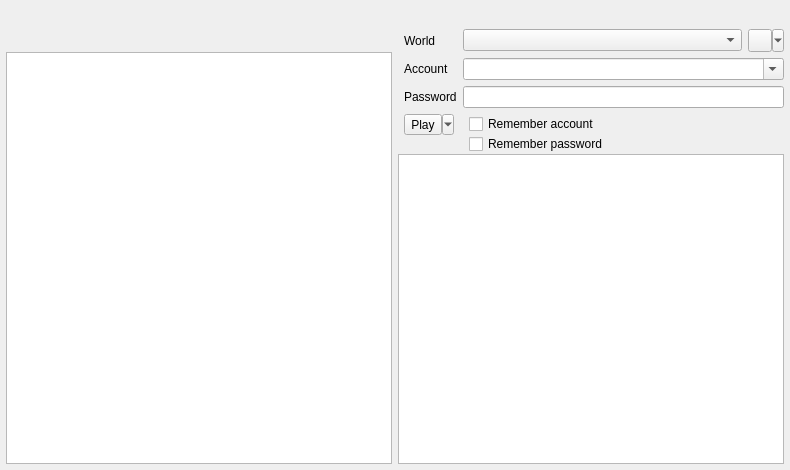
<?xml version="1.0" encoding="UTF-8"?>
<ui version="4.0">
 <class>winMain</class>
 <widget class="FramelessQMainWindowWithStylePreview" name="winMain">
  <property name="geometry">
   <rect>
    <x>0</x>
    <y>0</y>
    <width>790</width>
    <height>470</height>
   </rect>
  </property>
  <property name="unifiedTitleAndToolBarOnMac">
   <bool>false</bool>
  </property>
  <widget class="QWidget" name="centralwidget">
   <layout class="QVBoxLayout" name="verticalLayout_4">
    <property name="spacing">
     <number>3</number>
    </property>
    <property name="leftMargin">
     <number>6</number>
    </property>
    <property name="topMargin">
     <number>3</number>
    </property>
    <property name="rightMargin">
     <number>6</number>
    </property>
    <property name="bottomMargin">
     <number>6</number>
    </property>
    <item>
     <layout class="QHBoxLayout" name="layoutTopButtons">
      <property name="spacing">
       <number>2</number>
      </property>
      <property name="leftMargin">
       <number>0</number>
      </property>
      <property name="topMargin">
       <number>0</number>
      </property>
      <property name="rightMargin">
       <number>0</number>
      </property>
      <property name="bottomMargin">
       <number>0</number>
      </property>
      <item>
       <widget class="NoOddSizesQToolButton" name="btnOptions">
        <property name="focusPolicy">
         <enum>Qt::FocusPolicy::ClickFocus</enum>
        </property>
        <property name="toolTip">
         <string>Settings</string>
        </property>
        <property name="autoRaise">
         <bool>true</bool>
        </property>
        <property name="qssClass" stdset="0">
         <stringlist>
          <string>icon-lg</string>
         </stringlist>
        </property>
       </widget>
      </item>
      <item>
       <widget class="NoOddSizesQToolButton" name="btnAddonManager">
        <property name="focusPolicy">
         <enum>Qt::FocusPolicy::ClickFocus</enum>
        </property>
        <property name="toolTip">
         <string>Addon manager</string>
        </property>
        <property name="autoRaise">
         <bool>true</bool>
        </property>
        <property name="qssClass" stdset="0">
         <stringlist>
          <string>icon-lg</string>
         </stringlist>
        </property>
       </widget>
      </item>
      <item>
       <spacer name="horizontalSpacer">
        <property name="orientation">
         <enum>Qt::Orientation::Horizontal</enum>
        </property>
        <property name="sizeHint" stdset="0">
         <size>
          <width>40</width>
          <height>20</height>
         </size>
        </property>
       </spacer>
      </item>
      <item>
       <widget class="NoOddSizesQToolButton" name="btnAbout">
        <property name="sizePolicy">
         <sizepolicy hsizetype="Fixed" vsizetype="Fixed">
          <horstretch>0</horstretch>
          <verstretch>0</verstretch>
         </sizepolicy>
        </property>
        <property name="focusPolicy">
         <enum>Qt::FocusPolicy::ClickFocus</enum>
        </property>
        <property name="toolTip">
         <string>About</string>
        </property>
        <property name="autoRaise">
         <bool>true</bool>
        </property>
        <property name="qssClass" stdset="0">
         <stringlist>
          <string>icon-lg</string>
         </stringlist>
        </property>
       </widget>
      </item>
      <item>
       <widget class="NoOddSizesQToolButton" name="btnMinimize">
        <property name="focusPolicy">
         <enum>Qt::FocusPolicy::ClickFocus</enum>
        </property>
        <property name="toolTip">
         <string>Minimize</string>
        </property>
        <property name="autoRaise">
         <bool>true</bool>
        </property>
        <property name="qssClass" stdset="0">
         <stringlist>
          <string>icon-lg</string>
         </stringlist>
        </property>
       </widget>
      </item>
      <item>
       <widget class="NoOddSizesQToolButton" name="btnExit">
        <property name="focusPolicy">
         <enum>Qt::FocusPolicy::ClickFocus</enum>
        </property>
        <property name="toolTip">
         <string>Exit</string>
        </property>
        <property name="autoRaise">
         <bool>true</bool>
        </property>
        <property name="qssClass" stdset="0">
         <stringlist>
          <string>icon-lg</string>
         </stringlist>
        </property>
       </widget>
      </item>
     </layout>
    </item>
    <item>
     <layout class="QHBoxLayout" name="horizontalLayout_4">
      <property name="spacing">
       <number>6</number>
      </property>
      <property name="leftMargin">
       <number>0</number>
      </property>
      <property name="topMargin">
       <number>0</number>
      </property>
      <property name="rightMargin">
       <number>0</number>
      </property>
      <property name="bottomMargin">
       <number>0</number>
      </property>
      <item>
       <layout class="QVBoxLayout" name="verticalLayout_3">
        <property name="spacing">
         <number>9</number>
        </property>
        <item>
         <widget class="QLabel" name="imgGameBanner">
          <property name="scaledContents">
           <bool>false</bool>
          </property>
          <property name="alignment">
           <set>Qt::AlignmentFlag::AlignCenter</set>
          </property>
         </widget>
        </item>
        <item>
         <widget class="GameNewsfeedBrowser" name="txtFeed">
          <property name="sizePolicy">
           <sizepolicy hsizetype="Expanding" vsizetype="Expanding">
            <horstretch>1</horstretch>
            <verstretch>2</verstretch>
           </sizepolicy>
          </property>
          <property name="openExternalLinks">
           <bool>true</bool>
          </property>
          <property name="openLinks">
           <bool>true</bool>
          </property>
         </widget>
        </item>
       </layout>
      </item>
      <item>
       <layout class="QVBoxLayout" name="verticalLayout_2">
        <property name="spacing">
         <number>0</number>
        </property>
        <item>
         <widget class="QWidget" name="widgetLogin" native="true">
          <layout class="QFormLayout" name="layoutLogin">
           <property name="horizontalSpacing">
            <number>6</number>
           </property>
           <property name="verticalSpacing">
            <number>6</number>
           </property>
           <property name="leftMargin">
            <number>6</number>
           </property>
           <item row="0" column="0">
            <widget class="QLabel" name="lblWorld">
             <property name="toolTip">
              <string>Game server</string>
             </property>
             <property name="text">
              <string>World</string>
             </property>
            </widget>
           </item>
           <item row="0" column="1">
            <layout class="QHBoxLayout" name="horizontalLayout">
             <property name="spacing">
              <number>6</number>
             </property>
             <item>
              <widget class="QComboBox" name="cboWorld">
               <property name="toolTip">
                <string>Select game server</string>
               </property>
              </widget>
             </item>
             <item>
              <widget class="QToolButton" name="btnSwitchGame">
               <property name="focusPolicy">
                <enum>Qt::FocusPolicy::ClickFocus</enum>
               </property>
               <property name="toolTip">
                <string>Switch game</string>
               </property>
               <property name="popupMode">
                <enum>QToolButton::ToolButtonPopupMode::MenuButtonPopup</enum>
               </property>
               <property name="toolButtonStyle">
                <enum>Qt::ToolButtonStyle::ToolButtonIconOnly</enum>
               </property>
               <property name="qssClass" stdset="0">
                <stringlist>
                 <string>icon-xl</string>
                </stringlist>
               </property>
              </widget>
             </item>
            </layout>
           </item>
           <item row="1" column="0">
            <widget class="QLabel" name="lblAccount">
             <property name="text">
              <string>Account</string>
             </property>
            </widget>
           </item>
           <item row="1" column="1">
            <widget class="QComboBox" name="cboAccount">
             <property name="editable">
              <bool>true</bool>
             </property>
             <property name="insertPolicy">
              <enum>QComboBox::InsertPolicy::NoInsert</enum>
             </property>
            </widget>
           </item>
           <item row="2" column="0">
            <widget class="QLabel" name="lblPassword">
             <property name="text">
              <string>Password</string>
             </property>
            </widget>
           </item>
           <item row="2" column="1">
            <widget class="QLineEdit" name="txtPassword">
             <property name="echoMode">
              <enum>QLineEdit::EchoMode::Password</enum>
             </property>
             <property name="clearButtonEnabled">
              <bool>true</bool>
             </property>
            </widget>
           </item>
           <item row="5" column="0">
            <widget class="QToolButton" name="btnLogin">
             <property name="toolTip">
              <string>Start your adventure!</string>
             </property>
             <property name="text">
              <string>Play</string>
             </property>
             <property name="popupMode">
              <enum>QToolButton::ToolButtonPopupMode::MenuButtonPopup</enum>
             </property>
             <property name="qssClass" stdset="0">
              <stringlist>
               <string>text-xl</string>
               <string>px-3.5</string>
               <string>py-2</string>
               <string>m-2</string>
              </stringlist>
             </property>
            </widget>
           </item>
           <item row="5" column="1">
            <layout class="QVBoxLayout" name="verticalLayout">
             <property name="spacing">
              <number>0</number>
             </property>
             <property name="sizeConstraint">
              <enum>QLayout::SizeConstraint::SetFixedSize</enum>
             </property>
             <property name="leftMargin">
              <number>6</number>
             </property>
             <item alignment="Qt::AlignmentFlag::AlignTop">
              <widget class="QCheckBox" name="chkSaveAccount">
               <property name="toolTip">
                <string>Save last used world and account name</string>
               </property>
               <property name="text">
                <string>Remember account</string>
               </property>
              </widget>
             </item>
             <item alignment="Qt::AlignmentFlag::AlignTop">
              <widget class="QCheckBox" name="chkSavePassword">
               <property name="toolTip">
                <string>Save last used password</string>
               </property>
               <property name="text">
                <string>Remember password</string>
               </property>
              </widget>
             </item>
             <item>
              <spacer name="verticalSpacer">
               <property name="orientation">
                <enum>Qt::Orientation::Vertical</enum>
               </property>
               <property name="sizeType">
                <enum>QSizePolicy::Policy::Expanding</enum>
               </property>
               <property name="sizeHint" stdset="0">
                <size>
                 <width>0</width>
                 <height>0</height>
                </size>
               </property>
              </spacer>
             </item>
            </layout>
           </item>
          </layout>
         </widget>
        </item>
        <item>
         <widget class="QTextBrowser" name="txtStatus">
          <property name="sizePolicy">
           <sizepolicy hsizetype="Expanding" vsizetype="Expanding">
            <horstretch>0</horstretch>
            <verstretch>1</verstretch>
           </sizepolicy>
          </property>
          <property name="textInteractionFlags">
           <set>Qt::TextInteractionFlag::TextSelectableByMouse</set>
          </property>
          <property name="openLinks">
           <bool>false</bool>
          </property>
         </widget>
        </item>
       </layout>
      </item>
     </layout>
    </item>
   </layout>
  </widget>
  <action name="actionPatch">
   <property name="text">
    <string>Patch</string>
   </property>
   <property name="iconText">
    <string>Patch</string>
   </property>
   <property name="toolTip">
    <string>Patch</string>
   </property>
  </action>
  <action name="actionLOTRO">
   <property name="text">
    <string>Lord of the Rings Online</string>
   </property>
  </action>
  <action name="actionDDO">
   <property name="text">
    <string>Dungeons and Dragons Online</string>
   </property>
  </action>
 </widget>
 <layoutdefault spacing="0" margin="0"/>
 <customwidgets>
  <customwidget>
   <class>QMainWindowWithStylePreview</class>
   <extends>QMainWindow</extends>
   <header>.qtdesigner.custom_widgets</header>
   <container>1</container>
  </customwidget>
  <customwidget>
   <class>FramelessQMainWindowWithStylePreview</class>
   <extends>QMainWindowWithStylePreview</extends>
   <header>.custom_widgets</header>
   <container>1</container>
  </customwidget>
  <customwidget>
   <class>GameNewsfeedBrowser</class>
   <extends>QTextBrowser</extends>
   <header>.custom_widgets</header>
  </customwidget>
  <customwidget>
   <class>NoOddSizesQToolButton</class>
   <extends>QToolButton</extends>
   <header>.custom_widgets</header>
  </customwidget>
 </customwidgets>
 <tabstops>
  <tabstop>cboWorld</tabstop>
  <tabstop>cboAccount</tabstop>
  <tabstop>txtPassword</tabstop>
  <tabstop>chkSaveAccount</tabstop>
  <tabstop>chkSavePassword</tabstop>
  <tabstop>txtFeed</tabstop>
  <tabstop>btnMinimize</tabstop>
  <tabstop>btnSwitchGame</tabstop>
  <tabstop>btnOptions</tabstop>
  <tabstop>btnExit</tabstop>
  <tabstop>btnAddonManager</tabstop>
  <tabstop>btnAbout</tabstop>
  <tabstop>txtStatus</tabstop>
 </tabstops>
 <resources/>
 <connections/>
</ui>
